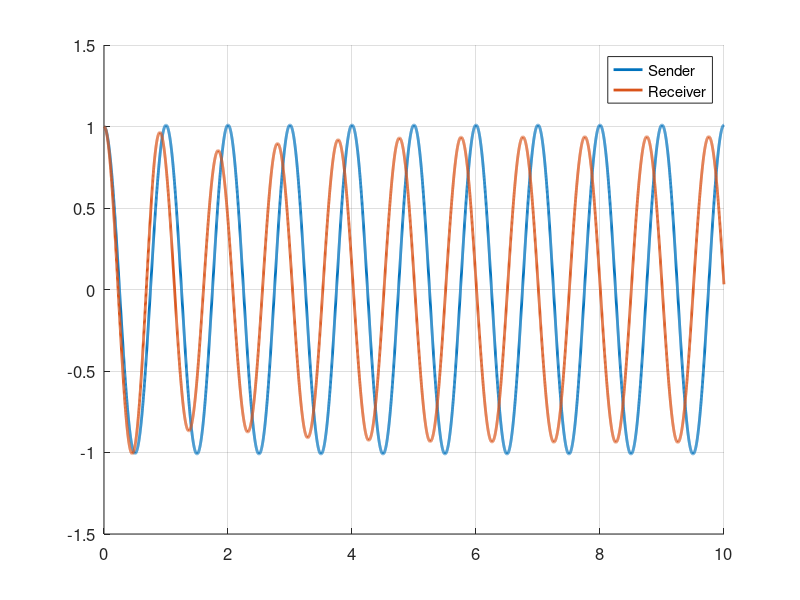

This figure's MATLAB source:
% Define the time span and step size
t0 = 0;
tf = 50;
dt = 0.001; % Adjusted for the dynamics of the Stuart-Landau model
t = t0:dt:tf;

% Initial conditions
sender = zeros(length(t), 2); % Complex number represented by two columns (real, imaginary)
receiver = zeros(length(t), 2);
sender(1,:) = [1, 0]; % Initial condition for sender
receiver(1,:) = [1, 0]; % Initial condition for receiver

% Parameters for the Stuart-Landau oscillator
alpha = 1;
omega_sender = 2*pi*1;
omega_receiver = 2*pi*1.1;
K = 0.5; % Coupling strength from sender to receiver
k_receiver = 0.5; % Self-feedback strength for receiver

% Time delay for interactions
tau = round(0.8/dt);

% Iteratively solve
for i = 1:(length(t) - 1)
    % Convert sender and receiver back to complex numbers for calculation
    sender_complex = sender(i,1) + 1i*sender(i,2);
    receiver_complex = receiver(i,1) + 1i*receiver(i,2);

    % Update sender (no coupling influence, evolves independently)
    sender_dot = (alpha + 1i*omega_sender - abs(sender_complex)^2) * sender_complex;
    sender(i+1,1) = real(sender_complex + dt * sender_dot);
    sender(i+1,2) = imag(sender_complex + dt * sender_dot);

    % Update receiver with delayed sender influence and self-feedback (both with delay)
    if i > tau
        sender_delayed = sender(i-tau,1) + 1i*sender(i-tau,2);
        receiver_delayed = receiver(i-tau,1) + 1i*receiver(i-tau,2);
        receiver_dot = (alpha + 1i*omega_receiver - abs(receiver_complex)^2) * receiver_complex + K * (sender_delayed - receiver_complex) - k_receiver * receiver_delayed;
    else
        % Before delay, only self-coupling without sender influence
        receiver_dot = (alpha + 1i*omega_receiver - abs(receiver_complex)^2) * receiver_complex;
    end
    receiver(i+1,1) = real(receiver_complex + dt * receiver_dot);
    receiver(i+1,2) = imag(receiver_complex + dt * receiver_dot);
end

% Plot the real parts of sender and receiver
hold on;
plot(t(1:10000), sender(1:10000,1), 'LineWidth', 2);
plot(t(1:10000), receiver(1:10000,1), 'LineWidth', 2);
hold off;
legend('Sender', 'Receiver');
set(gca, 'FontSize', 12);
grid on;
